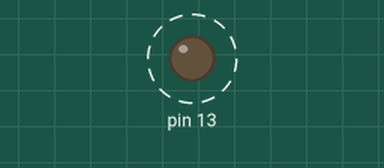
This sketch was run on a simulated Arduino Uno, built with avr-gcc and run on an emulated ATmega328P. On the bench: output pins drawn as LEDs (lit = HIGH). Dashed ring = blinking.

Above: at 0.5 s.
Timing chart, 0 to 4.6 s (numbered marks = the images above):
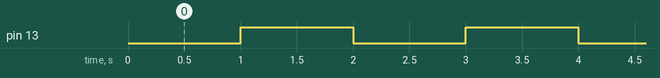

Measured:
- by itself, pin 13: alternates HIGH for 1.0 s and LOW for 1.0 s

The sketch:

Percobaan_6B.ino
```cpp
#include <Arduino.h>

unsigned long previousMillis = 0; // Waktu terakhir LED berubah
const long interval = 1000;       // Interval kedip 1 detik

bool ledState = false;            // Status LED

void setup() {

  // Pin 13 sebagai output
  pinMode(13, OUTPUT);

}

void loop() {

  // Ambil waktu saat ini
  unsigned long currentMillis = millis();

  // Cek apakah interval sudah tercapai
  if (currentMillis - previousMillis >= interval) {

    // Simpan waktu sekarang
    previousMillis = currentMillis;

    // Toggle LED
    ledState = !ledState;

    // Tulis ke LED
    digitalWrite(13, ledState);
  }

}
```
